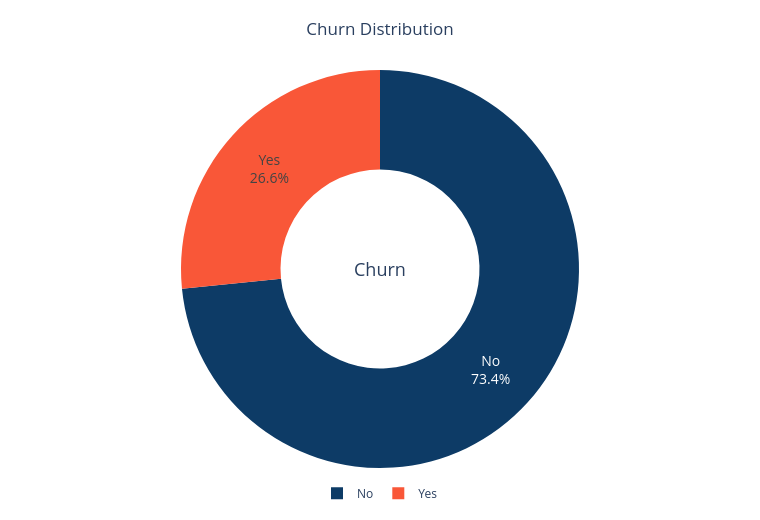

Source (notebook cell):
### Markdown cell above
## EDA

### Code cell
type_ = ["No", "Yes"]
fig = make_subplots(rows=1, cols=1)

fig.add_trace(
    go.Pie(
        labels=type_,
        values=data['Churn'].value_counts().reindex(type_),
        name="Churn",
        marker=dict(colors=[CHURN_COLORS[0], CHURN_COLORS[2]]),
        textinfo="percent+label"
    )
)

fig.update_traces(hole=0.5, hoverinfo="label+percent+name", textfont_size=14, sort=False)
fig.update_layout(
    title_text="Churn Distribution",
    title_x=0.5,
    width=760,
    height=520,
    margin=dict(l=40, r=40, t=70, b=40),
    legend=dict(orientation="h", yanchor="bottom", y=-0.1, xanchor="center", x=0.5),
    annotations=[dict(text='Churn', x=0.5, y=0.5, font_size=18, showarrow=False)]
)
fig.show()

### Figure 1 — Plotly figure (JSON) as saved in the notebook; plotly's stock layout.template omitted (floating-point values rounded to 4 significant figures)
{"data": [{"hole": 0.5, "hoverinfo": "label+percent+name", "labels": ["No", "Yes"], "marker": {"colors": ["#0D3B66", "#F95738"]}, "name": "Churn", "sort": false, "textfont": {"size": 14}, "textinfo": "percent+label", "type": "pie", "values": [5163, 1869]}], "layout": {"annotations": [{"font": {"size": 18}, "showarrow": false, "text": "Churn", "x": 0.5, "y": 0.5}], "height": 520, "legend": {"orientation": "h", "x": 0.5, "xanchor": "center", "y": -0.1, "yanchor": "bottom"}, "margin": {"b": 40, "l": 40, "r": 40, "t": 70}, "title": {"text": "Churn Distribution", "x": 0.5}, "width": 760, "xaxis": {"anchor": "y", "domain": [0, 1]}, "yaxis": {"anchor": "x", "domain": [0, 1]}}}
